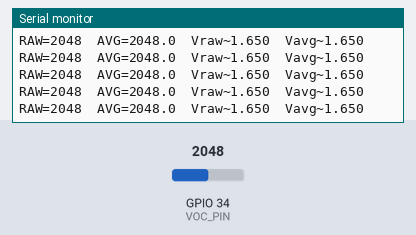
The sketch below on a simulated ESP32. On the bench: the last lines printed to the serial monitor. Inputs (shaded band) come from the test bench; at power-on: GPIO 34 (VOC_PIN) = 2048 (analog values on the 0–4095 scale).

Above: at 1.4 s.
1.5 s: GPIO 34 (VOC_PIN) set to 2866
At 1.77 s:
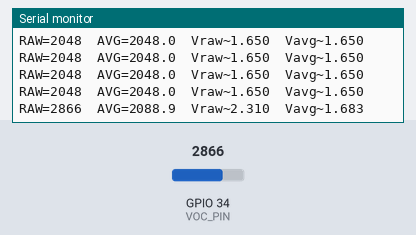
3.0 s: GPIO 34 (VOC_PIN) set to 3603
At 3.17 s:
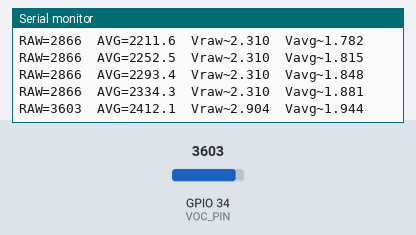
Timing chart, 0 to 6.0 s (numbered marks = the images above; inputs shaded):
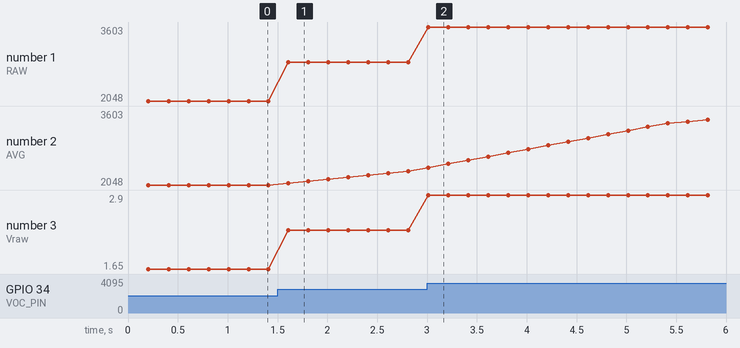

Measured:
- after the input at 1.5 s, the serial monitor: prints a new line after 0.11 s (image 1)
- after the input at 3.0 s, the serial monitor: prints a new line at once (image 2)
- plotted number 1: 2048 → 2866 after the input at 1.5 s, 2866 → 3603 after the input at 3.0 s
- plotted number 2: 2048 → 2334.3 after the input at 1.5 s, 2334.3 → 3603 after the input at 3.0 s
- plotted number 3: 1.65 → 2.31 after the input at 1.5 s, 2.31 → 2.9 after the input at 3.0 s

The sketch:

testVOC.ino
```cpp
#include <Arduino.h>

static const int VOC_PIN = 34;   // ADC1

// Moving average đơn giản
static const int N = 20;
int buf[N];
int idx = 0;
long sum = 0;
bool inited = false;

void setup() {
  Serial.begin(115200);
  delay(200);

  analogReadResolution(12);                 // 0..4095
  analogSetPinAttenuation(VOC_PIN, ADC_11db);

  Serial.println("VOC analog test: VCC=3V3, GND, A->GPIO34(ADC1)");
  Serial.println("Warm-up: cho sensor chay 5-10 phut truoc khi ket luan.");
}

void loop() {
  int raw = analogRead(VOC_PIN);

  if (!inited) {
    for (int i = 0; i < N; i++) buf[i] = raw;
    sum = (long)raw * N;
    inited = true;
  }

  sum -= buf[idx];
  buf[idx] = raw;
  sum += buf[idx];
  idx = (idx + 1) % N;

  float avg = (float)sum / N;

  // [Suy luận] Quy đổi V chỉ tham khảo (ADC ESP32 cần calib nếu muốn chính xác tuyệt đối)
  float v_raw = (raw / 4095.0f) * 3.3f;
  float v_avg = (avg / 4095.0f) * 3.3f;

  Serial.print("RAW=");
  Serial.print(raw);
  Serial.print("  AVG=");
  Serial.print(avg, 1);
  Serial.print("  Vraw~");
  Serial.print(v_raw, 3);
  Serial.print("  Vavg~");
  Serial.println(v_avg, 3);

  delay(200);
}
```
